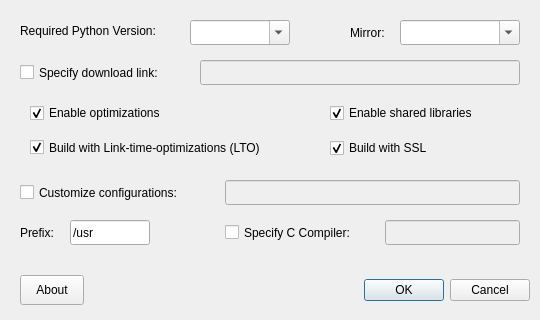
<?xml version="1.0" encoding="UTF-8"?>
<ui version="4.0">
 <class>PythonCompiler</class>
 <widget class="QDialog" name="PythonCompiler">
  <property name="geometry">
   <rect>
    <x>0</x>
    <y>0</y>
    <width>540</width>
    <height>320</height>
   </rect>
  </property>
  <property name="minimumSize">
   <size>
    <width>540</width>
    <height>320</height>
   </size>
  </property>
  <property name="maximumSize">
   <size>
    <width>540</width>
    <height>320</height>
   </size>
  </property>
  <property name="baseSize">
   <size>
    <width>540</width>
    <height>320</height>
   </size>
  </property>
  <property name="windowTitle">
   <string notr="true">PythonCompiler</string>
  </property>
  <property name="locale">
   <locale language="English" country="UnitedStates"/>
  </property>
  <widget class="QDialogButtonBox" name="buttonBox">
   <property name="geometry">
    <rect>
     <x>290</x>
     <y>270</y>
     <width>240</width>
     <height>40</height>
    </rect>
   </property>
   <property name="standardButtons">
    <set>QDialogButtonBox::Cancel|QDialogButtonBox::Ok</set>
   </property>
   <property name="centerButtons">
    <bool>false</bool>
   </property>
  </widget>
  <widget class="QLabel" name="label">
   <property name="geometry">
    <rect>
     <x>20</x>
     <y>20</y>
     <width>171</width>
     <height>22</height>
    </rect>
   </property>
   <property name="text">
    <string>Required Python Version: </string>
   </property>
   <property name="buddy">
    <cstring>selection</cstring>
   </property>
  </widget>
  <widget class="QLabel" name="label_2">
   <property name="geometry">
    <rect>
     <x>350</x>
     <y>20</y>
     <width>50</width>
     <height>25</height>
    </rect>
   </property>
   <property name="text">
    <string>Mirror: </string>
   </property>
   <property name="buddy">
    <cstring>mirror</cstring>
   </property>
  </widget>
  <widget class="QCheckBox" name="specify_link">
   <property name="geometry">
    <rect>
     <x>20</x>
     <y>60</y>
     <width>192</width>
     <height>25</height>
    </rect>
   </property>
   <property name="text">
    <string>Specify download link: </string>
   </property>
  </widget>
  <widget class="QCheckBox" name="opt">
   <property name="geometry">
    <rect>
     <x>30</x>
     <y>100</y>
     <width>180</width>
     <height>26</height>
    </rect>
   </property>
   <property name="text">
    <string>Enable optimizations</string>
   </property>
   <property name="checked">
    <bool>true</bool>
   </property>
  </widget>
  <widget class="QCheckBox" name="ssl">
   <property name="geometry">
    <rect>
     <x>330</x>
     <y>135</y>
     <width>191</width>
     <height>26</height>
    </rect>
   </property>
   <property name="text">
    <string>Build with SSL</string>
   </property>
   <property name="checked">
    <bool>true</bool>
   </property>
  </widget>
  <widget class="QCheckBox" name="lto">
   <property name="geometry">
    <rect>
     <x>30</x>
     <y>135</y>
     <width>300</width>
     <height>25</height>
    </rect>
   </property>
   <property name="text">
    <string>Build with Link-time-optimizations (LTO)</string>
   </property>
   <property name="checked">
    <bool>true</bool>
   </property>
  </widget>
  <widget class="QCheckBox" name="shared">
   <property name="geometry">
    <rect>
     <x>330</x>
     <y>100</y>
     <width>191</width>
     <height>26</height>
    </rect>
   </property>
   <property name="text">
    <string>Enable shared libraries</string>
   </property>
   <property name="checked">
    <bool>true</bool>
   </property>
  </widget>
  <widget class="QLabel" name="label_3">
   <property name="geometry">
    <rect>
     <x>20</x>
     <y>220</y>
     <width>50</width>
     <height>25</height>
    </rect>
   </property>
   <property name="text">
    <string>Prefix: </string>
   </property>
   <property name="buddy">
    <cstring>prefix</cstring>
   </property>
  </widget>
  <widget class="QCheckBox" name="specify_c">
   <property name="geometry">
    <rect>
     <x>225</x>
     <y>220</y>
     <width>160</width>
     <height>25</height>
    </rect>
   </property>
   <property name="text">
    <string>Specify C Compiler: </string>
   </property>
  </widget>
  <widget class="QComboBox" name="mirror">
   <property name="geometry">
    <rect>
     <x>400</x>
     <y>20</y>
     <width>120</width>
     <height>25</height>
    </rect>
   </property>
   <property name="editable">
    <bool>true</bool>
   </property>
   <property name="frame">
    <bool>true</bool>
   </property>
  </widget>
  <widget class="QLineEdit" name="prefix">
   <property name="geometry">
    <rect>
     <x>70</x>
     <y>220</y>
     <width>80</width>
     <height>25</height>
    </rect>
   </property>
   <property name="text">
    <string>/usr</string>
   </property>
  </widget>
  <widget class="QLineEdit" name="cc">
   <property name="enabled">
    <bool>false</bool>
   </property>
   <property name="geometry">
    <rect>
     <x>385</x>
     <y>220</y>
     <width>135</width>
     <height>25</height>
    </rect>
   </property>
   <property name="text">
    <string/>
   </property>
  </widget>
  <widget class="QLineEdit" name="download">
   <property name="enabled">
    <bool>false</bool>
   </property>
   <property name="geometry">
    <rect>
     <x>200</x>
     <y>60</y>
     <width>320</width>
     <height>25</height>
    </rect>
   </property>
   <property name="tabletTracking">
    <bool>false</bool>
   </property>
   <property name="autoFillBackground">
    <bool>false</bool>
   </property>
   <property name="inputMask">
    <string/>
   </property>
   <property name="text">
    <string/>
   </property>
   <property name="frame">
    <bool>true</bool>
   </property>
   <property name="dragEnabled">
    <bool>false</bool>
   </property>
   <property name="readOnly">
    <bool>false</bool>
   </property>
   <property name="clearButtonEnabled">
    <bool>false</bool>
   </property>
  </widget>
  <widget class="QComboBox" name="selection">
   <property name="geometry">
    <rect>
     <x>190</x>
     <y>20</y>
     <width>100</width>
     <height>25</height>
    </rect>
   </property>
   <property name="editable">
    <bool>true</bool>
   </property>
   <property name="duplicatesEnabled">
    <bool>false</bool>
   </property>
  </widget>
  <widget class="QPushButton" name="pushButton">
   <property name="geometry">
    <rect>
     <x>20</x>
     <y>275</y>
     <width>64</width>
     <height>30</height>
    </rect>
   </property>
   <property name="text">
    <string>About</string>
   </property>
   <property name="checkable">
    <bool>false</bool>
   </property>
  </widget>
  <widget class="QLineEdit" name="configuration">
   <property name="enabled">
    <bool>false</bool>
   </property>
   <property name="geometry">
    <rect>
     <x>225</x>
     <y>180</y>
     <width>295</width>
     <height>25</height>
    </rect>
   </property>
   <property name="tabletTracking">
    <bool>false</bool>
   </property>
   <property name="autoFillBackground">
    <bool>false</bool>
   </property>
   <property name="inputMask">
    <string/>
   </property>
   <property name="text">
    <string/>
   </property>
   <property name="frame">
    <bool>true</bool>
   </property>
   <property name="dragEnabled">
    <bool>false</bool>
   </property>
   <property name="readOnly">
    <bool>false</bool>
   </property>
   <property name="clearButtonEnabled">
    <bool>false</bool>
   </property>
  </widget>
  <widget class="QCheckBox" name="customize">
   <property name="geometry">
    <rect>
     <x>20</x>
     <y>180</y>
     <width>225</width>
     <height>25</height>
    </rect>
   </property>
   <property name="text">
    <string>Customize configurations: </string>
   </property>
  </widget>
 </widget>
 <resources/>
 <connections>
  <connection>
   <sender>specify_link</sender>
   <signal>clicked(bool)</signal>
   <receiver>download</receiver>
   <slot>setEnabled(bool)</slot>
   <hints>
    <hint type="sourcelabel">
     <x>96</x>
     <y>68</y>
    </hint>
    <hint type="destinationlabel">
     <x>272</x>
     <y>79</y>
    </hint>
   </hints>
  </connection>
  <connection>
   <sender>specify_c</sender>
   <signal>clicked(bool)</signal>
   <receiver>cc</receiver>
   <slot>setEnabled(bool)</slot>
   <hints>
    <hint type="sourcelabel">
     <x>289</x>
     <y>238</y>
    </hint>
    <hint type="destinationlabel">
     <x>417</x>
     <y>238</y>
    </hint>
   </hints>
  </connection>
  <connection>
   <sender>specify_link</sender>
   <signal>clicked(bool)</signal>
   <receiver>mirror</receiver>
   <slot>setDisabled(bool)</slot>
   <hints>
    <hint type="sourcelabel">
     <x>85</x>
     <y>74</y>
    </hint>
    <hint type="destinationlabel">
     <x>448</x>
     <y>39</y>
    </hint>
   </hints>
  </connection>
  <connection>
   <sender>customize</sender>
   <signal>clicked(bool)</signal>
   <receiver>opt</receiver>
   <slot>setDisabled(bool)</slot>
   <hints>
    <hint type="sourcelabel">
     <x>34</x>
     <y>195</y>
    </hint>
    <hint type="destinationlabel">
     <x>60</x>
     <y>111</y>
    </hint>
   </hints>
  </connection>
  <connection>
   <sender>customize</sender>
   <signal>clicked(bool)</signal>
   <receiver>shared</receiver>
   <slot>setDisabled(bool)</slot>
   <hints>
    <hint type="sourcelabel">
     <x>93</x>
     <y>191</y>
    </hint>
    <hint type="destinationlabel">
     <x>350</x>
     <y>107</y>
    </hint>
   </hints>
  </connection>
  <connection>
   <sender>customize</sender>
   <signal>clicked(bool)</signal>
   <receiver>lto</receiver>
   <slot>setDisabled(bool)</slot>
   <hints>
    <hint type="sourcelabel">
     <x>143</x>
     <y>193</y>
    </hint>
    <hint type="destinationlabel">
     <x>160</x>
     <y>155</y>
    </hint>
   </hints>
  </connection>
  <connection>
   <sender>customize</sender>
   <signal>clicked(bool)</signal>
   <receiver>ssl</receiver>
   <slot>setDisabled(bool)</slot>
   <hints>
    <hint type="sourcelabel">
     <x>130</x>
     <y>191</y>
    </hint>
    <hint type="destinationlabel">
     <x>346</x>
     <y>153</y>
    </hint>
   </hints>
  </connection>
  <connection>
   <sender>customize</sender>
   <signal>clicked(bool)</signal>
   <receiver>configuration</receiver>
   <slot>setEnabled(bool)</slot>
   <hints>
    <hint type="sourcelabel">
     <x>189</x>
     <y>189</y>
    </hint>
    <hint type="destinationlabel">
     <x>265</x>
     <y>192</y>
    </hint>
   </hints>
  </connection>
  <connection>
   <sender>specify_link</sender>
   <signal>clicked(bool)</signal>
   <receiver>cc</receiver>
   <slot>setDisabled(bool)</slot>
   <hints>
    <hint type="sourcelabel">
     <x>84</x>
     <y>71</y>
    </hint>
    <hint type="destinationlabel">
     <x>414</x>
     <y>244</y>
    </hint>
   </hints>
  </connection>
  <connection>
   <sender>customize</sender>
   <signal>clicked(bool)</signal>
   <receiver>specify_c</receiver>
   <slot>setDisabled(bool)</slot>
   <hints>
    <hint type="sourcelabel">
     <x>28</x>
     <y>192</y>
    </hint>
    <hint type="destinationlabel">
     <x>238</x>
     <y>235</y>
    </hint>
   </hints>
  </connection>
  <connection>
   <sender>customize</sender>
   <signal>clicked(bool)</signal>
   <receiver>cc</receiver>
   <slot>setDisabled(bool)</slot>
   <hints>
    <hint type="sourcelabel">
     <x>47</x>
     <y>197</y>
    </hint>
    <hint type="destinationlabel">
     <x>400</x>
     <y>235</y>
    </hint>
   </hints>
  </connection>
  <connection>
   <sender>customize</sender>
   <signal>clicked(bool)</signal>
   <receiver>prefix</receiver>
   <slot>setDisabled(bool)</slot>
   <hints>
    <hint type="sourcelabel">
     <x>85</x>
     <y>204</y>
    </hint>
    <hint type="destinationlabel">
     <x>85</x>
     <y>235</y>
    </hint>
   </hints>
  </connection>
  <connection>
   <sender>customize</sender>
   <signal>clicked(bool)</signal>
   <receiver>label_3</receiver>
   <slot>setDisabled(bool)</slot>
   <hints>
    <hint type="sourcelabel">
     <x>114</x>
     <y>199</y>
    </hint>
    <hint type="destinationlabel">
     <x>54</x>
     <y>233</y>
    </hint>
   </hints>
  </connection>
  <connection>
   <sender>specify_link</sender>
   <signal>clicked(bool)</signal>
   <receiver>label_2</receiver>
   <slot>setDisabled(bool)</slot>
   <hints>
    <hint type="sourcelabel">
     <x>111</x>
     <y>75</y>
    </hint>
    <hint type="destinationlabel">
     <x>364</x>
     <y>32</y>
    </hint>
   </hints>
  </connection>
 </connections>
</ui>
